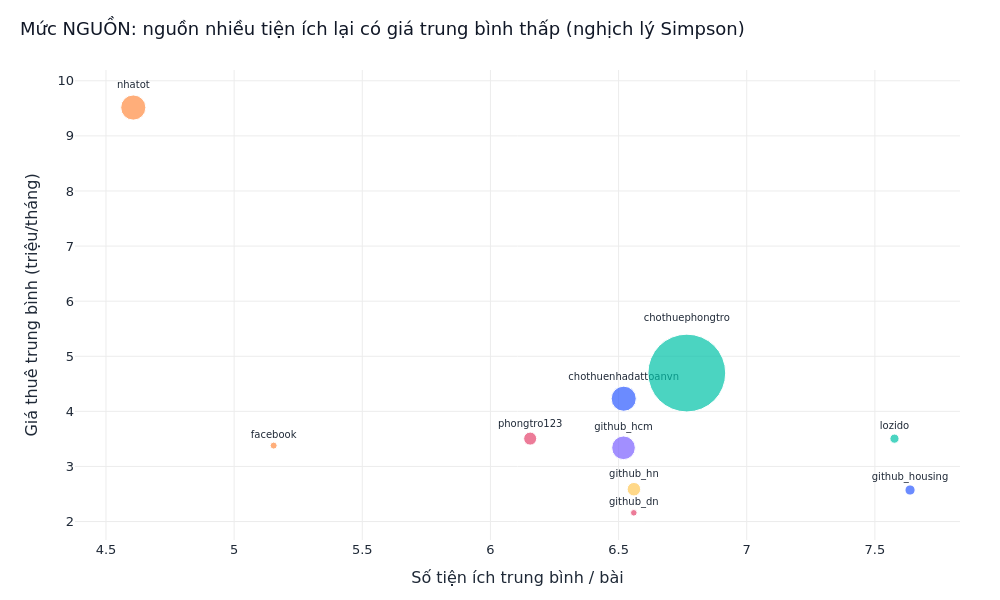

The code cell stored with this chart in its notebook:
### Markdown cell above
### 9.2. Điều tra nghịch lý: vì sao `n_features` tương quan **âm** với giá?

Tổng hợp toàn cục cho thấy nhiều tiện ích ↔ giá thấp — phản trực giác. Nghi vấn:
**thiên lệch nguồn** (nguồn giá rẻ lại liệt kê nhiều tiện ích). Ta kiểm bằng cách so
sánh ở **mức nguồn** và tính tương quan **trong từng nguồn** (kiểm soát yếu tố nguồn).

### Code cell
agg = (rental.groupby("source")
       .agg(n=("price", "size"), gia_TB=("price", "mean"),
            tien_ich_TB=("n_features", "mean")).query("n >= 500").reset_index())

fig = px.scatter(agg, x="tien_ich_TB", y="gia_TB", size="n", color="source",
                 text="source", size_max=55,
                 title="Mức NGUỒN: nguồn nhiều tiện ích lại có giá trung bình thấp (nghịch lý Simpson)")
fig.update_traces(textposition="top center", textfont_size=10)
fig.update_layout(xaxis_title="Số tiện ích trung bình / bài",
                  yaxis_title="Giá thuê trung bình (triệu/tháng)", showlegend=False)
show_px(fig, "12_simpson_source_paradox", w=1000, h=600)

# Tương quan n_features↔price TRONG từng nguồn lớn (khử nhiễu nguồn)
print("Tương quan Spearman(n_features, price) TRONG từng nguồn (≥2.000 bài):")
for s, g in rental.groupby("source"):
    if len(g) >= 2000:
        print(f"  {s:22s} r = {g['n_features'].corr(g['price'], method='spearman'):+.3f}  (n={len(g):,})")
print("\n→ Quan hệ âm toàn cục chủ yếu do THIÊN LỆCH NGUỒN, không phải tiện ích làm giảm giá.")
print("→ Các hệ số ≈ 0 TUYỆT ĐỐI ở nhiều nguồn (ctndtvn, github_*) chính là manh mối đã được "
      "kiểm toán ở BƯỚC 2 (notebook 02): cờ tiện ích của các nguồn đó bị ĐIỀN NGẪU NHIÊN khi "
      "gộp (biến ngẫu nhiên độc lập ⇒ tương quan 0 với mọi thứ).")
print("→ Hệ quả cho mô hình (Bước 4): loại 'source' (artifact thu thập), loại 'n_features' "
      "(tổng của cờ chế tác), mask MNAR các ô chế tác, và ràng buộc đơn điệu 12 cờ tiện ích.")

### Figure 1 — Plotly figure (JSON) as saved in the notebook; plotly's stock layout.template omitted (floating-point values rounded to 4 significant figures)
{"data": [{"hovertemplate": "source=%{text}<br>tien_ich_TB=%{x}<br>gia_TB=%{y}<br>n=%{marker.size}<extra></extra>", "legendgroup": "chothuenhadattoanvn", "marker": {"color": "#2D5BFF", "size": [9866], "sizemode": "area", "sizeref": 31.43, "symbol": "circle"}, "mode": "markers+text", "name": "chothuenhadattoanvn", "orientation": "v", "showlegend": true, "text": ["chothuenhadattoanvn"], "textfont": {"size": 10}, "textposition": "top center", "type": "scatter", "x": [6.52], "xaxis": "x", "y": [4.23], "yaxis": "y"}, {"hovertemplate": "source=%{text}<br>tien_ich_TB=%{x}<br>gia_TB=%{y}<br>n=%{marker.size}<extra></extra>", "legendgroup": "chothuephongtro", "marker": {"color": "#00C2A8", "size": [95086], "sizemode": "area", "sizeref": 31.43, "symbol": "circle"}, "mode": "markers+text", "name": "chothuephongtro", "orientation": "v", "showlegend": true, "text": ["chothuephongtro"], "textfont": {"size": 10}, "textposition": "top center", "type": "scatter", "x": [6.766], "xaxis": "x", "y": [4.695], "yaxis": "y"}, {"hovertemplate": "source=%{text}<br>tien_ich_TB=%{x}<br>gia_TB=%{y}<br>n=%{marker.size}<extra></extra>", "legendgroup": "facebook", "marker": {"color": "#FF8C42", "size": [772], "sizemode": "area", "sizeref": 31.43, "symbol": "circle"}, "mode": "markers+text", "name": "facebook", "orientation": "v", "showlegend": true, "text": ["facebook"], "textfont": {"size": 10}, "textposition": "top center", "type": "scatter", "x": [5.154], "xaxis": "x", "y": [3.379], "yaxis": "y"}, {"hovertemplate": "source=%{text}<br>tien_ich_TB=%{x}<br>gia_TB=%{y}<br>n=%{marker.size}<extra></extra>", "legendgroup": "github_dn", "marker": {"color": "#E5446D", "size": [681], "sizemode": "area", "sizeref": 31.43, "symbol": "circle"}, "mode": "markers+text", "name": "github_dn", "orientation": "v", "showlegend": true, "text": ["github_dn"], "textfont": {"size": 10}, "textposition": "top center", "type": "scatter", "x": [6.559], "xaxis": "x", "y": [2.158], "yaxis": "y"}, {"hovertemplate": "source=%{text}<br>tien_ich_TB=%{x}<br>gia_TB=%{y}<br>n=%{marker.size}<extra></extra>", "legendgroup": "github_hcm", "marker": {"color": "#7B61FF", "size": [8771], "sizemode": "area", "sizeref": 31.43, "symbol": "circle"}, "mode": "markers+text", "name": "github_hcm", "orientation": "v", "showlegend": true, "text": ["github_hcm"], "textfont": {"size": 10}, "textposition": "top center", "type": "scatter", "x": [6.519], "xaxis": "x", "y": [3.338], "yaxis": "y"}, {"hovertemplate": "source=%{text}<br>tien_ich_TB=%{x}<br>gia_TB=%{y}<br>n=%{marker.size}<extra></extra>", "legendgroup": "github_hn", "marker": {"color": "#FFC857", "size": [2879], "sizemode": "area", "sizeref": 31.43, "symbol": "circle"}, "mode": "markers+text", "name": "github_hn", "orientation": "v", "showlegend": true, "text": ["github_hn"], "textfont": {"size": 10}, "textposition": "top center", "type": "scatter", "x": [6.56], "xaxis": "x", "y": [2.586], "yaxis": "y"}, {"hovertemplate": "source=%{text}<br>tien_ich_TB=%{x}<br>gia_TB=%{y}<br>n=%{marker.size}<extra></extra>", "legendgroup": "github_housing", "marker": {"color": "#2D5BFF", "size": [1635], "sizemode": "area", "sizeref": 31.43, "symbol": "circle"}, "mode": "markers+text", "name": "github_housing", "orientation": "v", "showlegend": true, "text": ["github_housing"], "textfont": {"size": 10}, "textposition": "top center", "type": "scatter", "x": [7.637], "xaxis": "x", "y": [2.572], "yaxis": "y"}, {"hovertemplate": "source=%{text}<br>tien_ich_TB=%{x}<br>gia_TB=%{y}<br>n=%{marker.size}<extra></extra>", "legendgroup": "lozido", "marker": {"color": "#00C2A8", "size": [1313], "sizemode": "area", "sizeref": 31.43, "symbol": "circle"}, "mode": "markers+text", "name": "lozido", "orientation": "v", "showlegend": true, "text": ["lozido"], "textfont": {"size": 10}, "textposition": "top center", "type": "scatter", "x": [7.577], "xaxis": "x", "y": [3.504], "yaxis": "y"}, {"hovertemplate": "source=%{text}<br>tien_ich_TB=%{x}<br>gia_TB=%{y}<br>n=%{marker.size}<extra></extra>", "legendgroup": "nhatot", "marker": {"color": "#FF8C42", "size": [9920], "sizemode": "area", "sizeref": 31.43, "symbol": "circle"}, "mode": "markers+text", "name": "nhatot", "orientation": "v", "showlegend": true, "text": ["nhatot"], "textfont": {"size": 10}, "textposition": "top center", "type": "scatter", "x": [4.607], "xaxis": "x", "y": [9.514], "yaxis": "y"}, {"hovertemplate": "source=%{text}<br>tien_ich_TB=%{x}<br>gia_TB=%{y}<br>n=%{marker.size}<extra></extra>", "legendgroup": "phongtro123", "marker": {"color": "#E5446D", "size": [2663], "sizemode": "area", "sizeref": 31.43, "symbol": "circle"}, "mode": "markers+text", "name": "phongtro123", "orientation": "v", "showlegend": true, "text": ["phongtro123"], "textfont": {"size": 10}, "textposition": "top center", "type": "scatter", "x": [6.155], "xaxis": "x", "y": [3.505], "yaxis": "y"}], "layout": {"height": 600, "legend": {"itemsizing": "constant", "title": {"text": "source"}, "tracegroupgap": 0}, "showlegend": false, "title": {"text": "Mức NGUỒN: nguồn nhiều tiện ích lại có giá trung bình thấp (nghịch lý Simpson)"}, "width": 1000, "xaxis": {"anchor": "y", "domain": [0.0, 1.0], "title": {"text": "Số tiện ích trung bình / bài"}}, "yaxis": {"anchor": "x", "domain": [0.0, 1.0], "title": {"text": "Giá thuê trung bình (triệu/tháng)"}}}}
